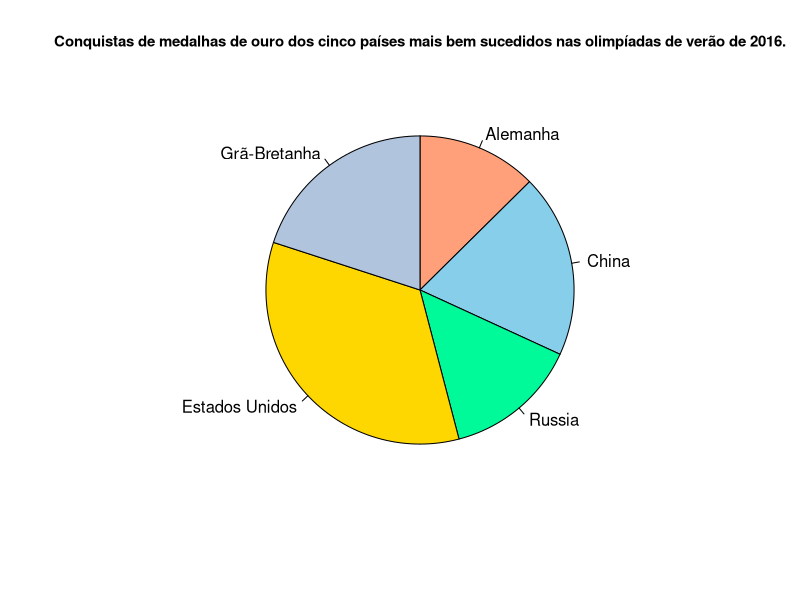
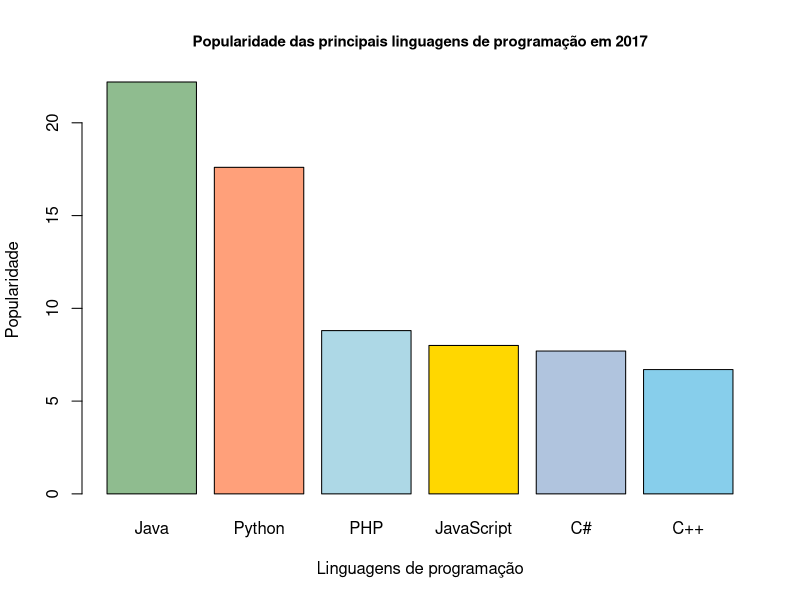
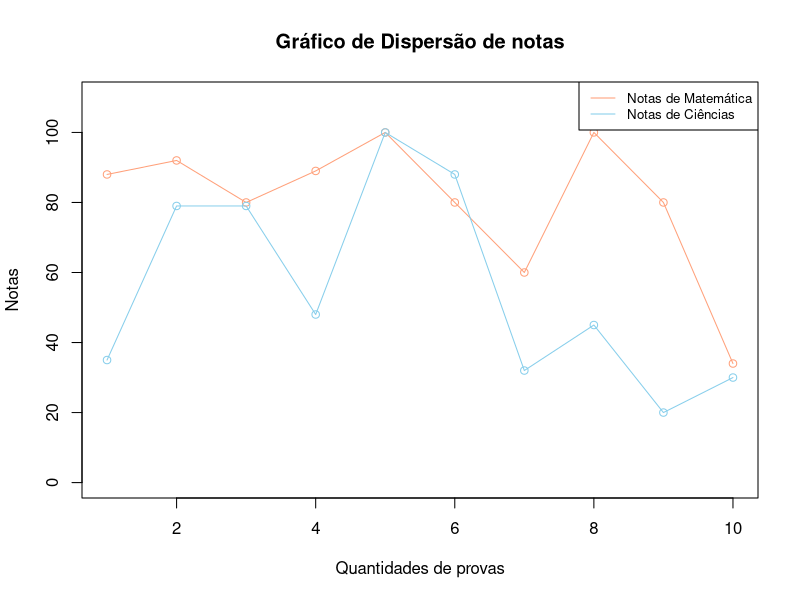

Reproduce these figures in R, in order.
# Gráfico de pizza
labels <- c('Alemanha', 'China', 'Russia', 'Estados Unidos', 'Grã-Bretanha')
medalhas <- c(17, 26, 19, 46, 27)
explode <- c(0, 0, 0, 0.1, 0)
colors <- c('#FFA07A', '#87CEEB', '#00FA9A', '#FFD700', '#B0C4DE')

pie(medalhas, labels=labels, col=colors, explode=explode, 
    main='Conquistas de medalhas de ouro dos cinco países mais bem sucedidos nas olimpíadas de verão de 2016.', 
    cex.main=0.9, clockwise=TRUE)

# Gráfico de barras
programas <- c('Java','Python','PHP','JavaScript','C#','C++')
popularidade <- c(22.2, 17.6, 8.8, 8, 7.7, 6.7)
colors <- c('#8FBC8F', '#FFA07A', '#ADD8E6', '#FFD700', '#B0C4DE', '#87CEEB')

barplot(popularidade, names.arg=programas, col=colors, 
        main='Popularidade das principais linguagens de programação em 2017', 
        xlab='Linguagens de programação', ylab='Popularidade', cex.main=0.9)

# Gráfico de dispersão
x <- 1:10
Notas_Matematica <- c(88, 92, 80, 89, 100, 80, 60, 100, 80, 34)
Notas_Ciencias <- c(35, 79, 79, 48, 100, 88, 32, 45, 20, 30)

plot(x, Notas_Matematica, type='o', col='#FFA07A', ylim=c(0, 110), 
     xlab='Quantidades de provas', ylab='Notas', 
     main='Gráfico de Dispersão de notas')
lines(x, Notas_Ciencias, type='o', col='#87CEEB')
legend('topright', legend=c('Notas de Matemática', 'Notas de Ciências'), 
       col=c('#FFA07A', '#87CEEB'), lty=1, cex=0.8)
